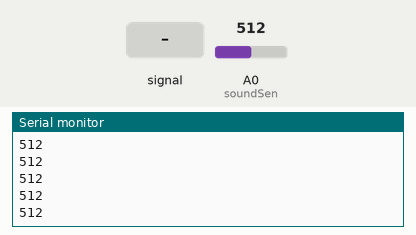
This sketch was run on a simulated Arduino Uno, built with avr-gcc and run on an emulated ATmega328P. On the bench: the last lines printed to the serial monitor. The test bench sets the inputs (shaded band); at power-on: A0 (soundSen) = 512.

Above: at 1.2 s.
1.3 s: A0 (soundSen) fed a 200 Hz sine of ±81 counts around its level
At 1.31 s:
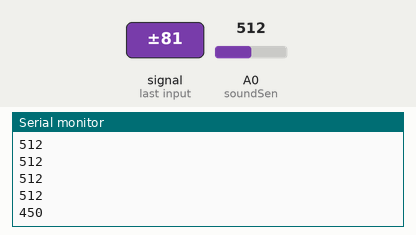
2.8 s: A0 (soundSen) set to 716
At 2.81 s:
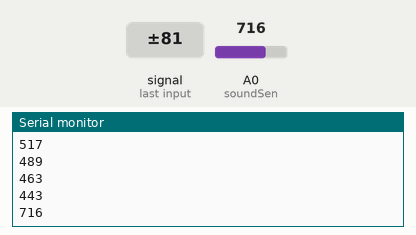
4.3 s: A0 (soundSen) fed a 1000 Hz sine of ±255 counts around its level
At 4.32 s:
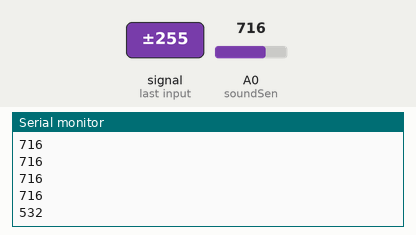
5.8 s: A0 (soundSen) set to 900
At 5.82 s:
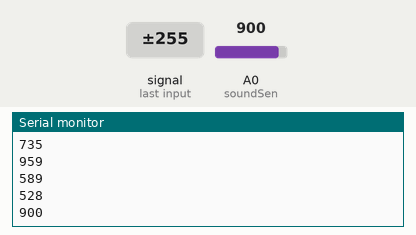
Timing chart, 0 to 8.3 s (numbered marks = the images above; inputs shaded):
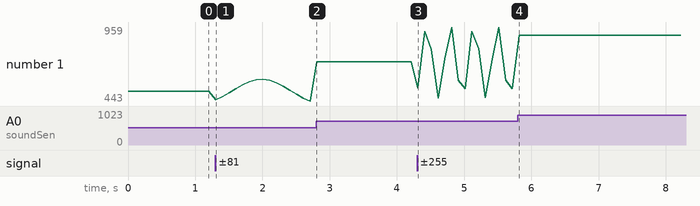

The sketch:

Sound_Detect.ino
```cpp
#define soundSen A0
int soundReading;
void setup(){
 Serial.begin(57600);
 //pinMode(soundSen, INPUT);
 Serial.println("Sound detecting starts");
}

void loop(){
  soundReading = analogRead(soundSen);
  Serial.println(soundReading);
  delay(100);
}
```

Measured:
- after the input at 1.3 s, the serial monitor: prints a new line at once (image 1)
- after the input at 2.8 s, the serial monitor: prints a new line at once (image 2)
- after the input at 4.3 s, the serial monitor: prints a new line at once (image 3)
- after the input at 5.8 s, the serial monitor: prints a new line at once (image 4)
- plotted number 1: 512 → 443 after the input at 1.3 s, 443 → 716 after the input at 2.8 s, 716 → 528 after the input at 4.3 s, 528 → 900 after the input at 5.8 s
